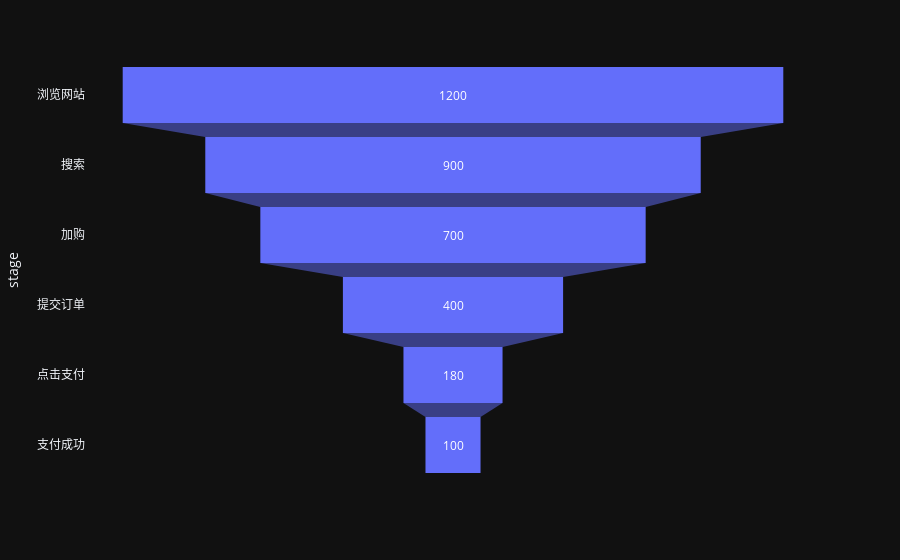

Source (notebook cell):
### Code cell
# 绘图
px.funnel(
    data1,  # 绘图数据
    x="number",  # x轴数据
    y="stage"  # y轴数据
)

### Figure 1 — Plotly figure (JSON) as saved in the notebook; plotly's stock layout.template omitted (floating-point values rounded to 4 significant figures)
{"data": [{"hovertemplate": "number=%{x}<br>stage=%{y}<extra></extra>", "legendgroup": "", "marker": {"color": "#636efa"}, "name": "", "orientation": "h", "showlegend": false, "x": [1200, 900, 700, 400, 180, 100], "xaxis": "x", "y": ["浏览网站", "搜索", "加购", "提交订单", "点击支付", "支付成功"], "yaxis": "y", "type": "funnel"}], "layout": {"xaxis": {"anchor": "y", "domain": [0.0, 1.0], "title": {"text": "number"}}, "yaxis": {"anchor": "x", "domain": [0.0, 1.0], "title": {"text": "stage"}}, "legend": {"tracegroupgap": 0}, "margin": {"t": 60}}}
